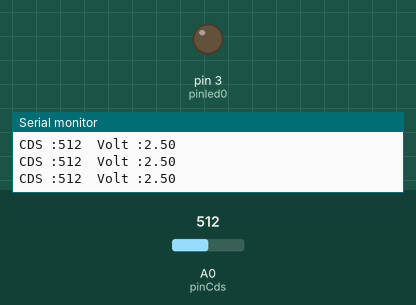
A sketch run on a simulated Arduino Uno, built with avr-gcc and run on an emulated ATmega328P. On the bench: output pins drawn as LEDs (lit = HIGH), the last lines printed to the serial monitor. The inputs (shaded band) are chosen by the test bench; at power-on: A0 (pinCds) = 512. Pins used as bus, display or sensor lines are not drawn.

Above: at 1.3 s.
1.4 s: A0 (pinCds) set to 592
2.9 s: A0 (pinCds) set to 610
At 4.2 s:
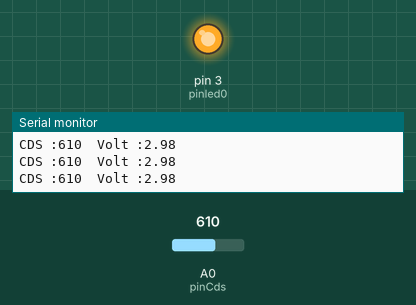
4.5 s: A0 (pinCds) set to 590
At 5.5 s:
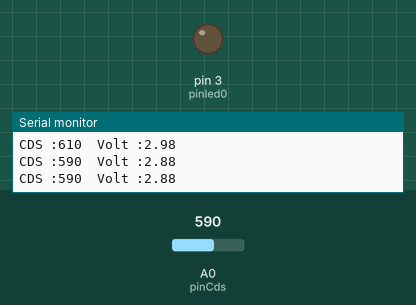
6.0 s: A0 (pinCds) set to 716
At 6.7 s:
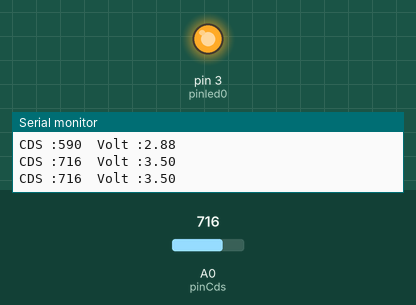
Timing chart, 0 to 8.5 s (numbered marks = the images above; inputs shaded):
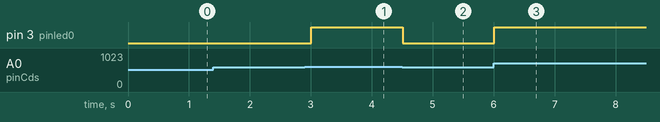

The sketch:

21_CDS_serial_print_LED_ON_OFF.ino
```cpp
int pinCds = A0;
int pinVcc = A1;
int pinGnd = A2;
int pinled0 = 3;

void setup() {
  Serial.begin(115200);

  pinMode(pinCds, INPUT);
  pinMode(pinVcc, OUTPUT);
  pinMode(pinGnd, OUTPUT);
  pinMode(pinled0, OUTPUT);

  digitalWrite(pinVcc, HIGH);
  digitalWrite(pinGnd, LOW);
}

void loop() {
  int adcData = analogRead(pinCds);
  LED_control_by_CDS(adcData);
  double voltage = adcData * (5.0 / 1024);
  Serial.print("CDS :");
  Serial.print(adcData);
  Serial.print("  Volt :");
  Serial.println(voltage, 2);
  delay(500);
}

void LED_control_by_CDS(int adcData)
{
  if (adcData > 600) {
    digitalWrite(pinled0, HIGH);
  } else {
    digitalWrite(pinled0, LOW);
  }
}
```

Measured:
- the behaviour switches between 600 and 601 on A0 (pinCds) (found by bisection; images 0 and 1)
- after the input at 2.9 s, pin 3 (pinled0): LOW → HIGH after 0.11 s
- after the input at 4.5 s, pin 3 (pinled0): HIGH → LOW at once
- after the input at 6.0 s, pin 3 (pinled0): LOW → HIGH at once
